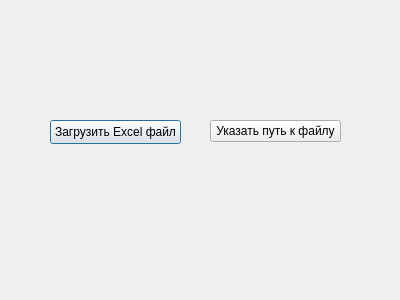
<?xml version="1.0" encoding="UTF-8"?>
<ui version="4.0">
 <class>Dialog</class>
 <widget class="QDialog" name="Dialog">
  <property name="geometry">
   <rect>
    <x>0</x>
    <y>0</y>
    <width>400</width>
    <height>300</height>
   </rect>
  </property>
  <property name="windowTitle">
   <string>Dialog</string>
  </property>
  <widget class="QPushButton" name="pushButton">
   <property name="geometry">
    <rect>
     <x>50</x>
     <y>120</y>
     <width>131</width>
     <height>24</height>
    </rect>
   </property>
   <property name="text">
    <string>Загрузить Excel файл</string>
   </property>
  </widget>
  <widget class="QToolButton" name="toolButton">
   <property name="geometry">
    <rect>
     <x>210</x>
     <y>120</y>
     <width>131</width>
     <height>22</height>
    </rect>
   </property>
   <property name="text">
    <string>Указать путь к файлу</string>
   </property>
  </widget>
 </widget>
 <resources/>
 <connections/>
</ui>
